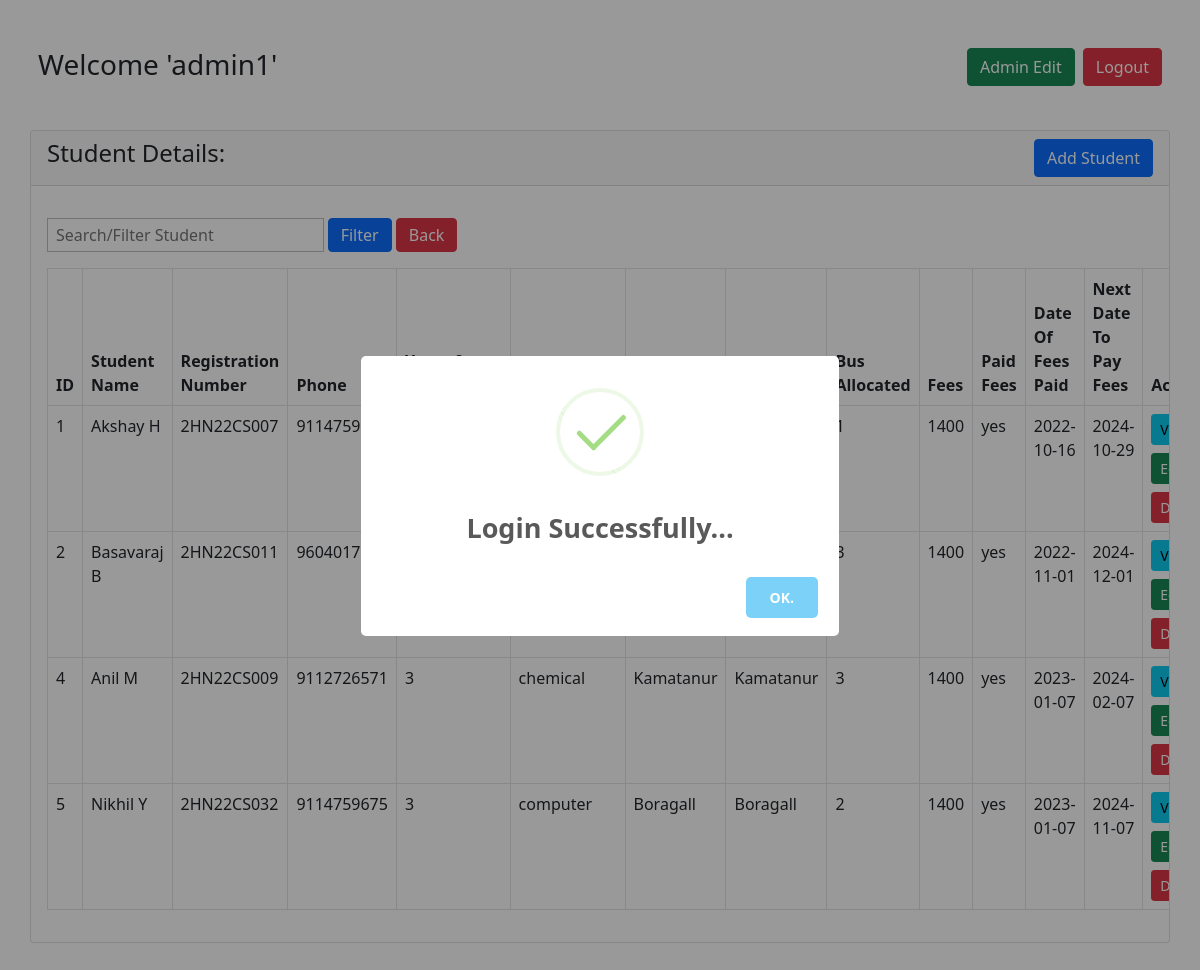
The app's page /admin.php (signed in) with its own data.
### tables this page shows
CREATE TABLE `student_data` (
  `id` int(11) NOT NULL,
  `registration_number` varchar(100) NOT NULL,
  `student_email` varchar(100) NOT NULL,
  `verify_token` varchar(100) NOT NULL,
  `password` varchar(100) NOT NULL DEFAULT 'git123',
  `student_name` varchar(100) NOT NULL,
  `bus_allocated` int(11) NOT NULL,
  `phone` bigint(100) NOT NULL,
  `year_of_engineering` int(10) NOT NULL,
  `department` varchar(50) NOT NULL,
  `location` varchar(50) NOT NULL,
  `stop` varchar(50) NOT NULL,
  `fees` bigint(50) NOT NULL,
  `paid_fees` varchar(50) NOT NULL,
  `date_of_fees_paid` date DEFAULT NULL,
  `next_date_to_pay_fees` date NOT NULL
);

### admin.php (the view, shortened to what this page needs)
<?php
     if (isset($_POST['search_student'])) {
          $search_for_student = $_POST['search_for_student'];
          $query = "SELECT * FROM `student_data` WHERE CONCAT(`registration_number`, `student_name`, `department`) LIKE '%".$search_for_student."%'";
          $search_result = filterTable($query);
     }
     else{
          $query = "SELECT * FROM `student_data`";
          $search_result = filterTable($query);
     }
     function filterTable($query){
          $con = mysqli_connect("localhost", "root", "", "bus_management_system");
          $filter_result = mysqli_query($con, $query);
          return $filter_result;
     }
?>
<!doctype html>
<html lang="en">
<head>
     <link href="https://cdn.jsdelivr.net/npm/bootstrap@5.0.2/dist/css/bootstrap.min.css" rel="stylesheet">
</head>
<body>
     <div class="container mt-5 mb-5 p-0">
          <h3 class="px-2 my-5">Welcome '<?php echo($_SESSION['admin_name']); ?>'
          <a href="logout.php" name="logout_btn" class="btn btn-danger float-end">Logout</a>
          <a href="admin-edit.php" name="admin_edit_btn" class="btn btn-success float-end mx-2">Admin Edit</a>
          </h3>
          <div class="row p-0">
               <div class="col-md-12">
                    <div class="card p-0">
                         <div class="card-header">
                              <h4>Student Details:
                                  <a href="student_create_page.php" class="btn btn-primary float-end">Add Student</a>
                              </h4>
                         </div>
                         <div class="card-body table-responsive">
                              <form action="admin.php" method="POST" class="d-inline">
                                   <input type="text" required placeholder="Search/Filter Student" class="form-check-input px-2 py-3 w-25 my-3" name="search_for_student">
                                   <input  type="submit" name="search_student" value="Filter" class="btn btn-primary py-1 my-3">
                                   <a href="admin.php" class="btn btn-danger py-1 my-3">Back</a>
                              </form>
                              <table class="table table-bordered table-hover">
                                   <thead>
                                        <tr>
                                             <th>ID</th>
                                             <th>Student Name</th>
                                             <th>Registration Number</th>
                                             <th>Phone</th>
                                             <th>Year of Engineering</th>
                                             <th>Department</th>
                                             <th>Location</th>
                                             <th>Stop</th>
                                             <th>Bus Allocated</th>
                                             <th>Fees</th>
                                             <th>Paid Fees</th>
                                             <th>Date Of Fees Paid</th>
                                             <th>Next Date To Pay Fees</th>
                                             <th>Action</th>
                                        </tr>
                                   </thead>
                                   <tbody>
                                   <?php while($student = mysqli_fetch_array($search_result)): ?>
                                       <tr>
                                             <td><?php echo $student['id']; ?></td>
                                             <td><?php echo $student['student_name']; ?></td>
                                             <td><?php echo $student['registration_number']; ?></td>
                                             <td><?php echo $student['phone']; ?></td>
                                             <td><?php echo $student['year_of_engineering']; ?></td>
                                             <td><?php echo $student['department']; ?></td>
                                             <td><?php echo $student['location']; ?></td>
                                             <td><?php echo $student['stop']; ?></td>
                                             <td><?php echo $student['bus_allocated']; ?></td>
                                             <td><?php echo $student['fees']; ?></td>
                                             <td><?php echo $student['paid_fees']; ?></td>
                                             <td><?php echo $student['date_of_fees_paid']; ?></td>
                                             <td><?php echo $student['next_date_to_pay_fees']; ?></td>
                                             <td>
                                                  <a href="student-display.php?id=<?php echo $student['id']; ?>" class="btn btn-info btn-sm mb-2">View</a>
                                                  <a href="student-edit.php?id=<?php echo $student['id']; ?>" class="btn btn-success btn-sm">Edit</a>
                                                  <form action="backend_code.php" method="POST">
                                                       <button  type="submit" name="delete_student" value="<?php echo $student['id']; ?>" href="" class="btn btn-danger btn-sm mt-2">Delete</button>
                                                  </form>
                                             </td>
                                        </tr>
                                   <?php  endwhile; ?>
                                   </tbody>
                              </table>
                         </div>
                    </div>
               </div>
          </div>
     </div>
</body>
</html>

### records on screen
student_data: id "1", student_name "Akshay H", registration_number "2HN22CS007", phone "9114759646", bus_allocated "1", fees "1400", paid_fees "yes", date_of_fees_paid "2022-10-16", next_date_to_pay_fees "2024-10-29"
student_data: id "2", student_name "Basavaraj B", registration_number "2HN22CS011", phone "9604017193", bus_allocated "3", fees "1400", paid_fees "yes", date_of_fees_paid "2022-11-01", next_date_to_pay_fees "2024-12-01"
student_data: id "4", student_name "Anil M", registration_number "2HN22CS009", phone "9112726571", year_of_engineering "3", department "chemical", location "Kamatanur", stop "Kamatanur", bus_allocated "3", fees "1400", paid_fees "yes", date_of_fees_paid "2023-01-07", next_date_to_pay_fees "2024-02-07"
student_data: id "5", student_name "Nikhil Y", registration_number "2HN22CS032", phone "9114759675", year_of_engineering "3", department "computer", location "Boragall", stop "Boragall", bus_allocated "2", fees "1400", paid_fees "yes", date_of_fees_paid "2023-01-07", next_date_to_pay_fees "2024-11-07"

### other values on screen
$_SESSION['admin_name'] "admin1"
